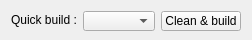
         <widget class="QFrame" name="frame_4">
          <property name="minimumSize">
           <size>
            <width>0</width>
            <height>40</height>
           </size>
          </property>
          <property name="maximumSize">
           <size>
            <width>16777215</width>
            <height>40</height>
           </size>
          </property>
          <property name="frameShape">
           <enum>QFrame::NoFrame</enum>
          </property>
          <property name="frameShadow">
           <enum>QFrame::Raised</enum>
          </property>
          <layout class="QGridLayout" name="gridLayout_9">
           <item row="0" column="2">
            <widget class="QComboBox" name="quick_target">
             <property name="sizePolicy">
              <sizepolicy hsizetype="Expanding" vsizetype="Fixed">
               <horstretch>0</horstretch>
               <verstretch>0</verstretch>
              </sizepolicy>
             </property>
             <property name="minimumSize">
              <size>
               <width>0</width>
               <height>20</height>
              </size>
             </property>
             <property name="maximumSize">
              <size>
               <width>16777215</width>
               <height>20</height>
              </size>
             </property>
             <property name="toolTip">
              <string>Select a target to build quickly</string>
             </property>
            </widget>
           </item>
           <item row="0" column="0">
            <widget class="QLabel" name="label_19">
             <property name="maximumSize">
              <size>
               <width>16777215</width>
               <height>20</height>
              </size>
             </property>
             <property name="text">
              <string>Quick build :</string>
             </property>
            </widget>
           </item>
           <item row="0" column="3">
            <widget class="QPushButton" name="quick_build">
             <property name="minimumSize">
              <size>
               <width>0</width>
               <height>20</height>
              </size>
             </property>
             <property name="maximumSize">
              <size>
               <width>16777215</width>
               <height>20</height>
              </size>
             </property>
             <property name="toolTip">
              <string>Clean &amp; build quickly the current configuration</string>
             </property>
             <property name="layoutDirection">
              <enum>Qt::LeftToRight</enum>
             </property>
             <property name="text">
              <string>Clean &amp;&amp; build</string>
             </property>
             <property name="icon">
              <iconset>
               <normaloff>icons/system-run.png</normaloff>icons/system-run.png</iconset>
             </property>
            </widget>
           </item>
          </layout>
         </widget>
